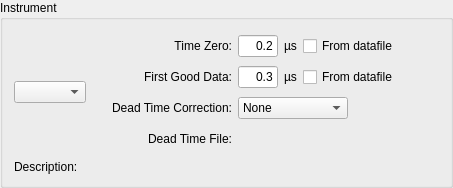
        <widget class="QGroupBox" name="groupBox">
         <property name="sizePolicy">
          <sizepolicy hsizetype="Preferred" vsizetype="Preferred">
           <horstretch>0</horstretch>
           <verstretch>0</verstretch>
          </sizepolicy>
         </property>
         <property name="title">
          <string>Instrument</string>
         </property>
         <layout class="QGridLayout" name="gridLayout_9">
          <property name="verticalSpacing">
           <number>6</number>
          </property>
          <item row="1" column="0">
           <layout class="QVBoxLayout" name="verticalLayout_2">
            <item>
             <widget class="QLabel" name="instrumentDescription">
              <property name="text">
               <string>Description:</string>
              </property>
             </widget>
            </item>
           </layout>
          </item>
          <item row="0" column="0">
           <layout class="QHBoxLayout" name="horizontalLayout_11">
            <item>
             <widget class="MantidQt::MantidWidgets::InstrumentSelector" name="instrSelector">
              <property name="sizePolicy">
               <sizepolicy hsizetype="Fixed" vsizetype="Fixed">
                <horstretch>0</horstretch>
                <verstretch>0</verstretch>
               </sizepolicy>
              </property>
              <property name="toolTip">
               <string>&lt;!DOCTYPE HTML PUBLIC &quot;-//W3C//DTD HTML 4.0//EN&quot; &quot;http://www.w3.org/TR/REC-html40/strict.dtd&quot;&gt;
&lt;html&gt;&lt;head&gt;&lt;meta name=&quot;qrichtext&quot; content=&quot;1&quot; /&gt;&lt;style type=&quot;text/css&quot;&gt;
p, li { white-space: pre-wrap; }
&lt;/style&gt;&lt;/head&gt;&lt;body style=&quot; font-family:'MS Shell Dlg 2'; font-size:8.25pt; font-weight:400; font-style:normal;&quot;&gt;
&lt;p style=&quot; margin-top:0px; margin-bottom:0px; margin-left:0px; margin-right:0px; -qt-block-indent:0; text-indent:0px;&quot;&gt;&lt;span style=&quot; font-size:8pt;&quot;&gt;Select the instrument on which &lt;/span&gt;&lt;/p&gt;
&lt;p style=&quot; margin-top:0px; margin-bottom:0px; margin-left:0px; margin-right:0px; -qt-block-indent:0; text-indent:0px;&quot;&gt;&lt;span style=&quot; font-size:8pt;&quot;&gt;the experiment is being / was &lt;/span&gt;&lt;/p&gt;
&lt;p style=&quot; margin-top:0px; margin-bottom:0px; margin-left:0px; margin-right:0px; -qt-block-indent:0; text-indent:0px;&quot;&gt;&lt;span style=&quot; font-size:8pt;&quot;&gt;run.&lt;/span&gt;&lt;/p&gt;&lt;/body&gt;&lt;/html&gt;</string>
              </property>
              <property name="techniques" stdset="0">
               <stringlist>
                <string>Muon spectroscopy</string>
               </stringlist>
              </property>
             </widget>
            </item>
            <item>
             <spacer name="horizontalSpacer_2">
              <property name="orientation">
               <enum>Qt::Horizontal</enum>
              </property>
              <property name="sizeType">
               <enum>QSizePolicy::Fixed</enum>
              </property>
              <property name="sizeHint" stdset="0">
               <size>
                <width>20</width>
                <height>20</height>
               </size>
              </property>
             </spacer>
            </item>
            <item>
             <layout class="QGridLayout" name="gridLayout_23">
              <property name="horizontalSpacing">
               <number>5</number>
              </property>
              <property name="verticalSpacing">
               <number>1</number>
              </property>
              <property name="topMargin">
               <number>0</number>
              </property>
              <item row="3" column="1">
               <widget class="QWidget" name="horizontalWidget_2" native="true">
                <property name="minimumSize">
                 <size>
                  <width>0</width>
                  <height>30</height>
                 </size>
                </property>
                <layout class="QHBoxLayout" name="horizontalLayout_18">
                 <property name="margin">
                  <number>1</number>
                 </property>
                 <item>
                  <widget class="QComboBox" name="deadTimeType">
                   <property name="sizePolicy">
                    <sizepolicy hsizetype="Preferred" vsizetype="Fixed">
                     <horstretch>0</horstretch>
                     <verstretch>0</verstretch>
                    </sizepolicy>
                   </property>
                   <item>
                    <property name="text">
                     <string>None</string>
                    </property>
                   </item>
                   <item>
                    <property name="text">
                     <string>From Data File</string>
                    </property>
                   </item>
                   <item>
                    <property name="text">
                     <string>From Disk</string>
                    </property>
                   </item>
                  </widget>
                 </item>
                 <item>
                  <spacer name="horizontalSpacer_11">
                   <property name="orientation">
                    <enum>Qt::Horizontal</enum>
                   </property>
                   <property name="sizeHint" stdset="0">
                    <size>
                     <width>40</width>
                     <height>20</height>
                    </size>
                   </property>
                  </spacer>
                 </item>
                </layout>
               </widget>
              </item>
              <item row="4" column="1">
               <widget class="MantidQt::MantidWidgets::MWRunFiles" name="mwRunDeadTimeFile" native="true">
                <property name="enabled">
                 <bool>true</bool>
                </property>
                <property name="minimumSize">
                 <size>
                  <width>0</width>
                  <height>30</height>
                 </size>
                </property>
                <property name="maximumSize">
                 <size>
                  <width>16777215</width>
                  <height>30</height>
                 </size>
                </property>
                <property name="baseSize">
                 <size>
                  <width>0</width>
                  <height>0</height>
                 </size>
                </property>
                <property name="label" stdset="0">
                 <string/>
                </property>
               </widget>
              </item>
              <item row="3" column="0">
               <widget class="QLabel" name="dtcLabel">
                <property name="sizePolicy">
                 <sizepolicy hsizetype="Preferred" vsizetype="Preferred">
                  <horstretch>0</horstretch>
                  <verstretch>0</verstretch>
                 </sizepolicy>
                </property>
                <property name="text">
                 <string>Dead Time Correction:</string>
                </property>
                <property name="alignment">
                 <set>Qt::AlignRight|Qt::AlignTrailing|Qt::AlignVCenter</set>
                </property>
               </widget>
              </item>
              <item row="4" column="0">
               <widget class="QLabel" name="dtcFileLabel">
                <property name="text">
                 <string>Dead Time File:</string>
                </property>
                <property name="alignment">
                 <set>Qt::AlignRight|Qt::AlignTrailing|Qt::AlignVCenter</set>
                </property>
               </widget>
              </item>
              <item row="2" column="0">
               <widget class="QLabel" name="firstGoodDataLabel">
                <property name="sizePolicy">
                 <sizepolicy hsizetype="Preferred" vsizetype="Preferred">
                  <horstretch>0</horstretch>
                  <verstretch>0</verstretch>
                 </sizepolicy>
                </property>
                <property name="text">
                 <string>First Good Data:</string>
                </property>
                <property name="alignment">
                 <set>Qt::AlignRight|Qt::AlignTrailing|Qt::AlignVCenter</set>
                </property>
               </widget>
              </item>
              <item row="1" column="0">
               <widget class="QLabel" name="timeZeroLabel">
                <property name="sizePolicy">
                 <sizepolicy hsizetype="Preferred" vsizetype="Preferred">
                  <horstretch>0</horstretch>
                  <verstretch>0</verstretch>
                 </sizepolicy>
                </property>
                <property name="text">
                 <string>Time Zero:</string>
                </property>
                <property name="alignment">
                 <set>Qt::AlignRight|Qt::AlignTrailing|Qt::AlignVCenter</set>
                </property>
               </widget>
              </item>
              <item row="1" column="1">
               <widget class="QWidget" name="horizontalWidget" native="true">
                <property name="sizePolicy">
                 <sizepolicy hsizetype="Preferred" vsizetype="Preferred">
                  <horstretch>0</horstretch>
                  <verstretch>0</verstretch>
                 </sizepolicy>
                </property>
                <property name="minimumSize">
                 <size>
                  <width>0</width>
                  <height>30</height>
                 </size>
                </property>
                <property name="maximumSize">
                 <size>
                  <width>16777215</width>
                  <height>30</height>
                 </size>
                </property>
                <layout class="QHBoxLayout" name="horizontalLayout_13">
                 <property name="margin">
                  <number>1</number>
                 </property>
                 <item>
                  <widget class="QLineEdit" name="timeZeroFront">
                   <property name="enabled">
                    <bool>true</bool>
                   </property>
                   <property name="sizePolicy">
                    <sizepolicy hsizetype="Preferred" vsizetype="Fixed">
                     <horstretch>0</horstretch>
                     <verstretch>0</verstretch>
                    </sizepolicy>
                   </property>
                   <property name="minimumSize">
                    <size>
                     <width>0</width>
                     <height>0</height>
                    </size>
                   </property>
                   <property name="maximumSize">
                    <size>
                     <width>40</width>
                     <height>16777215</height>
                    </size>
                   </property>
                   <property name="text">
                    <string>0.2</string>
                   </property>
                   <property name="alignment">
                    <set>Qt::AlignRight|Qt::AlignTrailing|Qt::AlignVCenter</set>
                   </property>
                  </widget>
                 </item>
                 <item>
                  <widget class="QLabel" name="label_15">
                   <property name="text">
                    <string>µs</string>
                   </property>
                  </widget>
                 </item>
                 <item>
                  <widget class="QCheckBox" name="timeZeroAuto">
                   <property name="sizePolicy">
                    <sizepolicy hsizetype="Preferred" vsizetype="Fixed">
                     <horstretch>0</horstretch>
                     <verstretch>0</verstretch>
                    </sizepolicy>
                   </property>
                   <property name="text">
                    <string>From datafile</string>
                   </property>
                   <property name="tristate">
                    <bool>false</bool>
                   </property>
                  </widget>
                 </item>
                 <item>
                  <spacer name="horizontalSpacer_3">
                   <property name="orientation">
                    <enum>Qt::Horizontal</enum>
                   </property>
                   <property name="sizeHint" stdset="0">
                    <size>
                     <width>40</width>
                     <height>20</height>
                    </size>
                   </property>
                  </spacer>
                 </item>
                </layout>
               </widget>
              </item>
              <item row="2" column="1">
               <widget class="QWidget" name="horizontalWidget_4" native="true">
                <property name="sizePolicy">
                 <sizepolicy hsizetype="Preferred" vsizetype="Preferred">
                  <horstretch>0</horstretch>
                  <verstretch>0</verstretch>
                 </sizepolicy>
                </property>
                <property name="minimumSize">
                 <size>
                  <width>0</width>
                  <height>30</height>
                 </size>
                </property>
                <property name="maximumSize">
                 <size>
                  <width>16777215</width>
                  <height>30</height>
                 </size>
                </property>
                <layout class="QHBoxLayout" name="horizontalLayout_17">
                 <property name="margin">
                  <number>1</number>
                 </property>
                 <item>
                  <widget class="QLineEdit" name="firstGoodBinFront">
                   <property name="enabled">
                    <bool>true</bool>
                   </property>
                   <property name="sizePolicy">
                    <sizepolicy hsizetype="Preferred" vsizetype="Fixed">
                     <horstretch>0</horstretch>
                     <verstretch>0</verstretch>
                    </sizepolicy>
                   </property>
                   <property name="minimumSize">
                    <size>
                     <width>0</width>
                     <height>0</height>
                    </size>
                   </property>
                   <property name="maximumSize">
                    <size>
                     <width>40</width>
                     <height>16777215</height>
                    </size>
                   </property>
                   <property name="text">
                    <string>0.3</string>
                   </property>
                   <property name="alignment">
                    <set>Qt::AlignRight|Qt::AlignTrailing|Qt::AlignVCenter</set>
                   </property>
                  </widget>
                 </item>
                 <item>
                  <widget class="QLabel" name="label_16">
                   <property name="text">
                    <string>µs</string>
                   </property>
                  </widget>
                 </item>
                 <item>
                  <widget class="QCheckBox" name="firstGoodDataAuto">
                   <property name="sizePolicy">
                    <sizepolicy hsizetype="Preferred" vsizetype="Fixed">
                     <horstretch>0</horstretch>
                     <verstretch>0</verstretch>
                    </sizepolicy>
                   </property>
                   <property name="text">
                    <string>From datafile</string>
                   </property>
                  </widget>
                 </item>
                 <item>
                  <spacer name="horizontalSpacer_10">
                   <property name="orientation">
                    <enum>Qt::Horizontal</enum>
                   </property>
                   <property name="sizeHint" stdset="0">
                    <size>
                     <width>40</width>
                     <height>20</height>
                    </size>
                   </property>
                  </spacer>
                 </item>
                </layout>
               </widget>
              </item>
             </layout>
            </item>
           </layout>
          </item>
         </layout>
        </widget>
